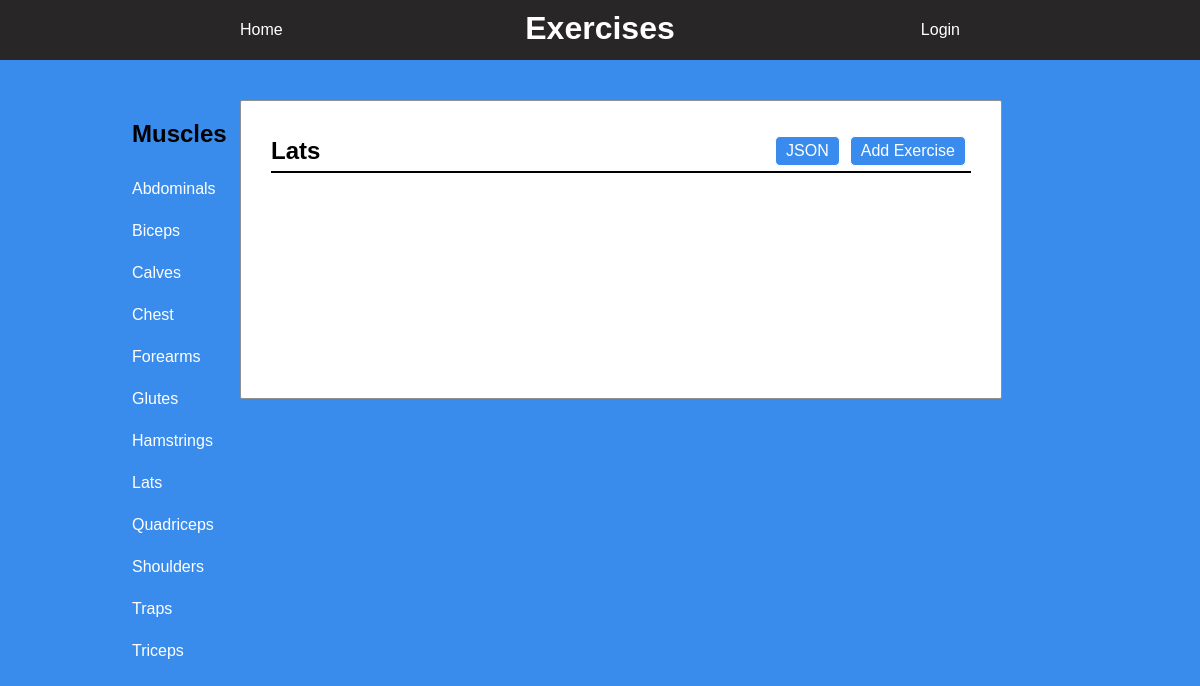
Page /Lats/exercises on the earlier database version.
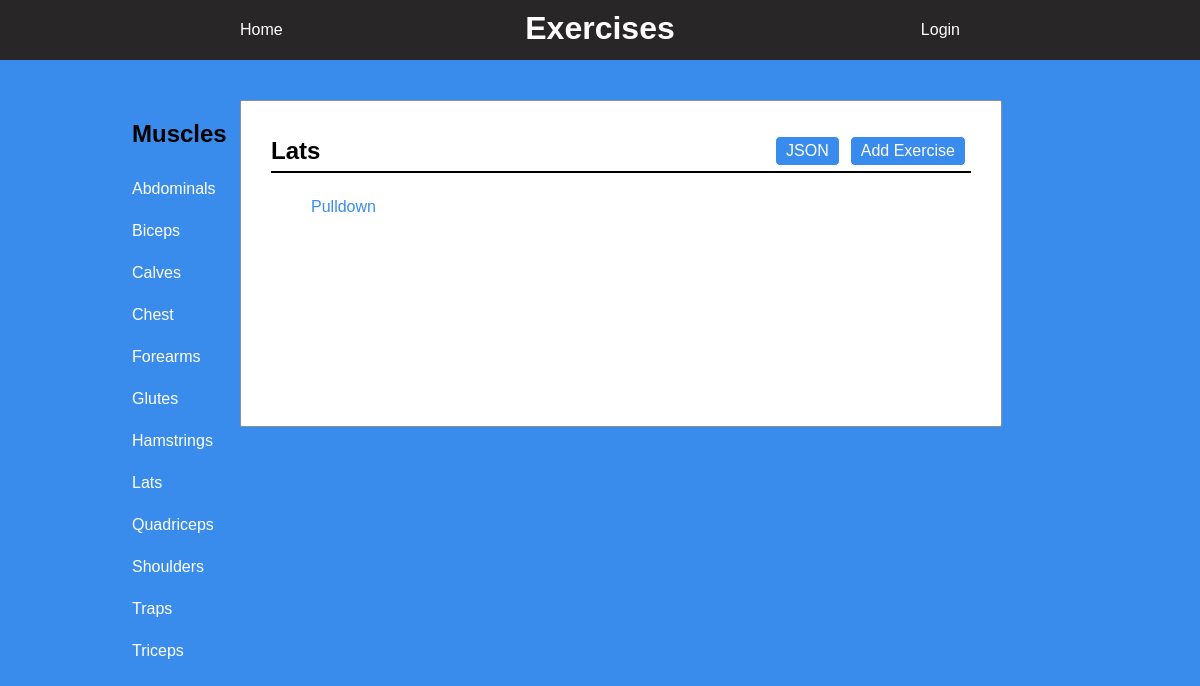
Same page on the later database version.
### database_setup.py (models this page shows, shortened)
class BodyParts(Base):
	__tablename__ = 'bodyParts'
	id = Column(Integer, primary_key=True)
	name = Column(String, unique=True)

class Exercises(Base):
    __tablename__ = 'exercises'
    id = Column(Integer, primary_key=True)
    name = Column(String, unique=True)
    description = Column(String)
    bodyPart_id = Column(Integer, ForeignKey('bodyParts.id'))
    bodyPart = relationship(BodyParts)
    user_id = Column(Integer, ForeignKey('user.id'))
    user = relationship(User)

### main.py (the view)
@app.route('/<muscle_name>/exercises', methods=['GET'])
def view_exercises(muscle_name):
    muscle = session.query(BodyParts).filter_by(name = muscle_name).one()
    exercises = session.query(Exercises).filter_by(bodyPart_id = muscle.id).all()
    return render_template('exercises.html', exercises = exercises, muscle = muscle, muscles = muscles)

### templates/exercises.html (shortened to what this page needs)
<!DOCTYPE html>
<html lang="en" dir="ltr">
  <head>
    <link rel= "stylesheet" type= "text/css" href= "{{ url_for('static',filename='css/style.css') }}">
  </head>
  <body>
    <div class="banner">
      <a id ="home" href="{{url_for('main')}}">Home</a>
      <h1 id="title">Exercises</h1>
      {%if 'username' not in session %}
      <a id="login" href="{{url_for('showLogin')}}">Login</a>
      {% else %}
      <a id="login" href="{{url_for('disconnect')}}">Disconnect</a>
      {% endif %}
    </div>
    <div class="main">
      <div class="bodyContainer">
        <div class="sideBanner">
            <h2 id="sideBannerHeader">Muscles</h2>
            {% for i in muscles %}
            <a href="{{url_for('view_exercises', muscle_name = i.name)}}">{{ i.name }}</a>
            {% endfor %}
        </div>
        <div class="content">
          <div id="content-header">
            <h2>{{ muscle.name}}</h2>
            <a href="{{url_for('view_exercises_json', muscle_name = muscle.name)}}">JSON</a>
            <a href="{{url_for('add_exercise', muscle_name = muscle.name)}}">Add Exercise</a>
          </div>
          <div class="content-body">
            {% for i in exercises %}
            <a id="exercise" href="{{url_for('view_exercise', muscle_name = muscle.name, exercise_name = i.name)}}">{{ i.name }}</a>
            {% endfor %}
          </div>
        </div>
      </div>
    </div>
  </body>
</html>

Differences in the rows shown:
added Exercises: name "Pulldown"
